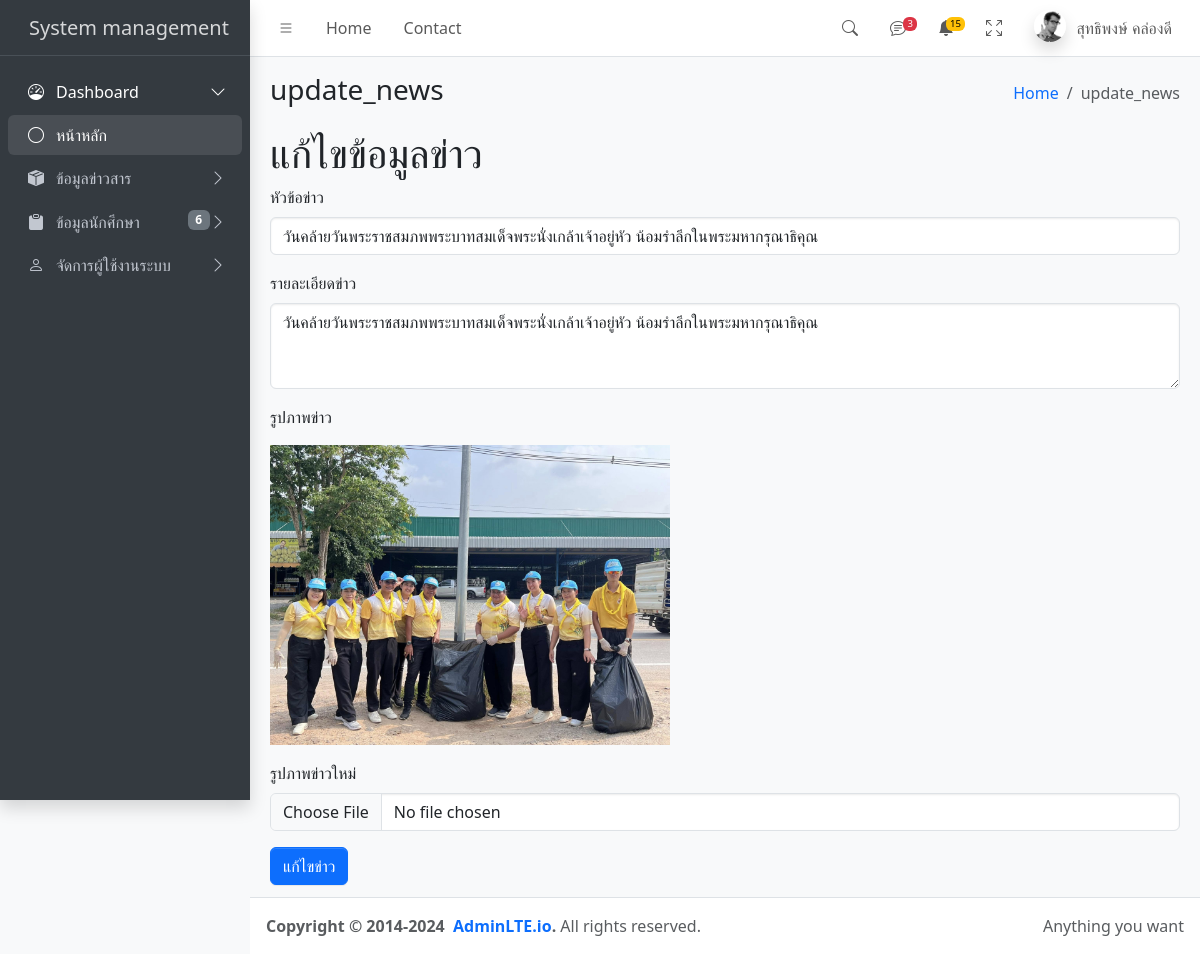
The app's page /admin?id=update_news&news_id=1 (signed in) with its own data.
### tables this page shows
CREATE TABLE `news` (
  `news_id` int(11) NOT NULL,
  `news_title` varchar(500) DEFAULT NULL,
  `news_detail` varchar(1000) DEFAULT NULL,
  `news_img` varchar(200) DEFAULT NULL,
  `news_date` timestamp NOT NULL DEFAULT current_timestamp()
);

### admin/update_news.php (the view, shortened to what this page needs)
<?php
include_once "conn.php";
$news_id = $_GET["news_id"];
$sql = "SELECT * FROM news WHERE news_id=$news_id";
$result = $conn->query($sql);
if ($result->num_rows > 0) {
  while($row = $result->fetch_assoc()) {
    $news_title = $row["news_title"];
    $news_detail = $row["news_detail"];
    $news_img = $row["news_img"];
  }
} else {
  echo "0 results";
}
?>
<h1>แก้ไขข้อมูลข่าว</h1>
<form action="update_news_verify.php" method="POST" enctype="multipart/form-data">
  <div class="mb-3">
    <label for="news_title" class="form-label">หัวข้อข่าว</label>
    <input type="text" class="form-control" value="<?=$news_title?>" id="news_title" name="news_title" aria-describedby="หัวข้อข่าว">
  </div>
  <div class="mb-3">
    <label for="news_detail" class="form-label">รายละเอียดข่าว</label>
    <textarea class="form-control" id="news_detail" name="news_detail" rows="3"><?=$news_detail?></textarea>
  </div>
  <div class="mb-3">
    <p>รูปภาพข่าว</p>
    <img src="../img/<?=$news_img?>" width="400" height="auto" alt="">
  </div>
  <div class="mb-3">
    <label for="news_img" class="form-label">รูปภาพข่าวใหม่</label>
    <input class="form-control" type="file" id="news_img" name="news_img">
  </div>
  <button type="submit" class="btn btn-primary">แก้ไขข่าว</button>
</form>

### records on screen
news: news_title "วันคล้ายวันพระราชสมภพพระบาทสมเด็จพระนั่งเกล้าเจ้าอยู่หัว น้อมรำลึกในพระมหากรุณาธิคุณ", news_detail "วันคล้ายวันพระราชสมภพพระบาทสมเด็จพระนั่งเกล้าเจ้าอยู่หัว น้อมรำลึกในพระมหากรุณาธิคุณ", news_img (picture)

### other values on screen
$_SESSION["_name"] "สุทธิพงษ์ คล่องดี"
$id "update_news"
